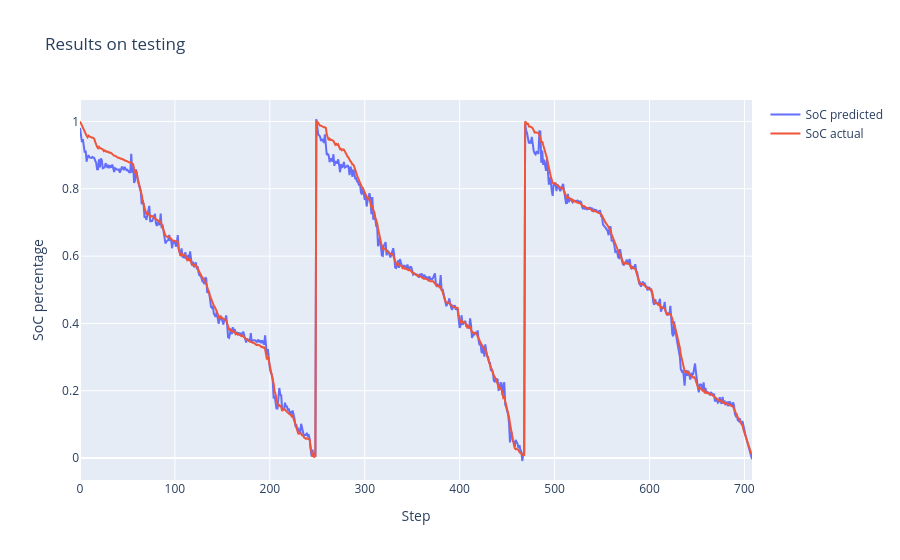

The notebook cell saved with this chart:
### Markdown cell above
## 25C

### Code cell
test_x, test_y = get_test_data(['25degC/552_Mixed4', 
                                '25degC/552_Mixed5', 
                                '25degC/552_Mixed6'])

print(model.evaluate(test_x, test_y))
plot_test_performance(test_x, test_y)

### Figure 1 — Plotly figure (JSON) as saved in the notebook; plotly's stock layout.template omitted (floating-point values rounded to 4 significant figures; data arrays with more than 128 entries replaced by an {"elided": "..."} marker saying what was removed)
{"data": [{"mode": "lines", "name": "SoC predicted", "type": "scatter", "y": {"elided": "709 float values"}}, {"mode": "lines", "name": "SoC actual", "type": "scatter", "y": {"elided": "709 float values"}}], "layout": {"autosize": true, "title": {"text": "Results on testing"}, "xaxis": {"autorange": true, "range": [0, 708], "title": {"text": "Step"}}, "yaxis": {"autorange": true, "range": [-0.065, 1.064], "title": {"text": "SoC percentage"}, "type": "linear"}}}
